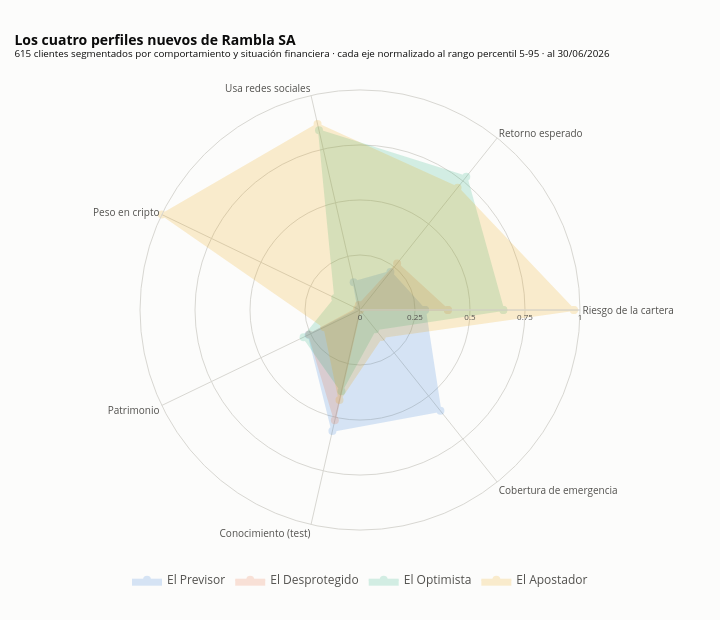

The notebook cell this image was saved under:
### Markdown cell above
## 5.5 · Los cuatro perfiles, en un gráfico

El mismo radar de la Etapa 4, ahora con los perfiles nuevos. Es el gráfico de la
presentación: muestra en qué se diferencian los cuatro segmentos sobre las dimensiones que
importan para asesorarlos.

### Code cell
# Radar de los perfiles nuevos, reutilizando las funciones de la Etapa 4.

COLOR_PERFIL_NUEVO = {
    "El Previsor": "#2a78d6",  # azul
    "El Desprotegido": "#eb6834",  # naranja
    "El Optimista": "#1baf7a",  # aqua
    "El Apostador": "#eda100",  # amarillo
}

promedios_nuevos, crudos_nuevos = datos_radar(
    segmentados, "perfil_nuevo", ORDEN_PERFILES
)

figura_perfiles = radar_plotly(
    promedios_nuevos,
    COLOR_PERFIL_NUEVO,
    titulo="Los cuatro perfiles nuevos de Rambla SA",
    subtitulo="615 clientes segmentados por comportamiento y situación financiera · "
    "cada eje normalizado al rango percentil 5-95 · al 30/06/2026",
)
figura_perfiles.write_html(
    SALIDAS / "5_1_radar_perfiles_nuevos.html", include_plotlyjs="cdn"
)
figura_perfiles.show()

radar_matplotlib(
    promedios_nuevos,
    COLOR_PERFIL_NUEVO,
    "Los cuatro perfiles nuevos de Rambla SA",
    "615 clientes segmentados por comportamiento y situación financiera · al 30/06/2026",
    SALIDAS / "5_1_radar_perfiles_nuevos.png",
)

print("Valores sin normalizar:")
display(crudos_nuevos.T.style.format("{:,.3f}"))

### Figure 1 — Plotly figure (JSON) as saved in the notebook; plotly's stock layout.template omitted (floating-point values rounded to 4 significant figures)
{"data": [{"fill": "toself", "fillcolor": "#2a78d6", "hovertemplate": "<b>%{theta}</b><br>El Previsor: %{r:.2f} (0 = de los más bajos, 1 = de los más altos)<extra></extra>", "line": {"color": "#2a78d6", "width": 2}, "marker": {"color": "#2a78d6", "size": 8}, "mode": "lines+markers", "name": "El Previsor", "opacity": 0.18, "r": [0.2952, 0.2215, 0.1299, 0.007342, 0.2594, 0.5637, 0.5864, 0.2952], "theta": ["Riesgo de la cartera", "Retorno esperado", "Usa redes sociales", "Peso en cripto", "Patrimonio", "Conocimiento (test)", "Cobertura de emergencia", "Riesgo de la cartera"], "type": "scatterpolar"}, {"fill": "toself", "fillcolor": "#eb6834", "hovertemplate": "<b>%{theta}</b><br>El Desprotegido: %{r:.2f} (0 = de los más bajos, 1 = de los más altos)<extra></extra>", "line": {"color": "#eb6834", "width": 2}, "marker": {"color": "#eb6834", "size": 8}, "mode": "lines+markers", "name": "El Desprotegido", "opacity": 0.18, "r": [0.3996, 0.2705, 0.02326, 0.01438, 0.2565, 0.5142, 0.0, 0.3996], "theta": ["Riesgo de la cartera", "Retorno esperado", "Usa redes sociales", "Peso en cripto", "Patrimonio", "Conocimiento (test)", "Cobertura de emergencia", "Riesgo de la cartera"], "type": "scatterpolar"}, {"fill": "toself", "fillcolor": "#1baf7a", "hovertemplate": "<b>%{theta}</b><br>El Optimista: %{r:.2f} (0 = de los más bajos, 1 = de los más altos)<extra></extra>", "line": {"color": "#1baf7a", "width": 2}, "marker": {"color": "#1baf7a", "size": 8}, "mode": "lines+markers", "name": "El Optimista", "opacity": 0.18, "r": [0.6515, 0.7749, 0.8377, 0.1249, 0.2847, 0.3787, 0.1116, 0.6515], "theta": ["Riesgo de la cartera", "Retorno esperado", "Usa redes sociales", "Peso en cripto", "Patrimonio", "Conocimiento (test)", "Cobertura de emergencia", "Riesgo de la cartera"], "type": "scatterpolar"}, {"fill": "toself", "fillcolor": "#eda100", "hovertemplate": "<b>%{theta}</b><br>El Apostador: %{r:.2f} (0 = de los más bajos, 1 = de los más altos)<extra></extra>", "line": {"color": "#eda100", "width": 2}, "marker": {"color": "#eda100", "size": 8}, "mode": "lines+markers", "name": "El Apostador", "opacity": 0.18, "r": [0.9723, 0.7111, 0.8667, 1.0, 0.1799, 0.419, 0.1576, 0.9723], "theta": ["Riesgo de la cartera", "Retorno esperado", "Usa redes sociales", "Peso en cripto", "Patrimonio", "Conocimiento (test)", "Cobertura de emergencia", "Riesgo de la cartera"], "type": "scatterpolar"}], "layout": {"height": 620, "legend": {"font": {"color": "#52514e"}, "orientation": "h", "x": 0.5, "xanchor": "center", "y": -0.08}, "margin": {"b": 90, "l": 80, "r": 80, "t": 90}, "paper_bgcolor": "#fcfcfb", "polar": {"angularaxis": {"gridcolor": "#d8d7d2", "linecolor": "#d8d7d2", "tickfont": {"color": "#52514e", "size": 10}}, "bgcolor": "#fcfcfb", "radialaxis": {"gridcolor": "#d8d7d2", "linecolor": "#d8d7d2", "range": [0, 1], "tickfont": {"color": "#52514e", "size": 8}, "tickvals": [0, 0.25, 0.5, 0.75, 1], "visible": true}}, "showlegend": true, "title": {"font": {"color": "#0b0b0b", "size": 14}, "text": "<b>Los cuatro perfiles nuevos de Rambla SA</b><br><sup>615 clientes segmentados por comportamiento y situación financiera · cada eje normalizado al rango percentil 5-95 · al 30/06/2026</sup>", "x": 0.02}, "width": 720}}
